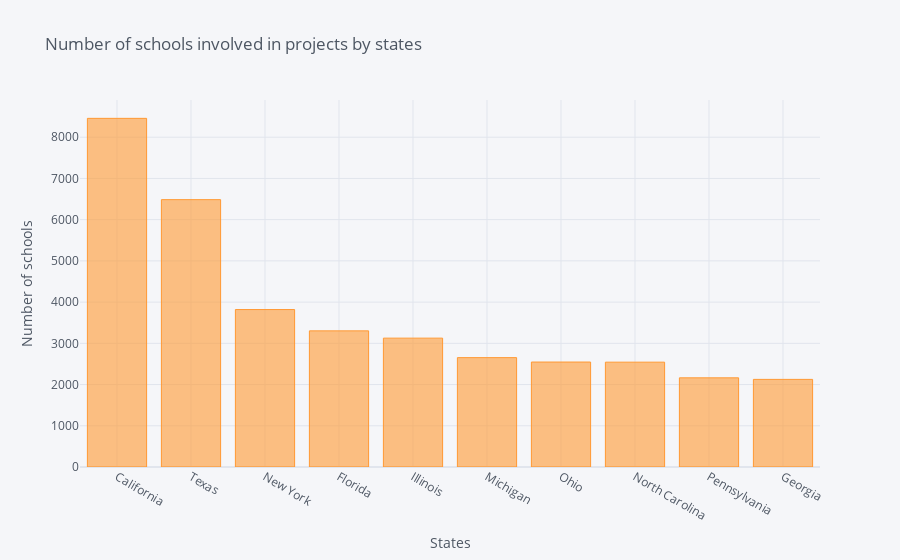

Here is the notebook cell this chart was saved with:
### Code cell
school_data.iplot(kind='bar' , xTitle='States' , yTitle='Number of schools' , title='Number of schools involved in projects by states')

### Figure 1 — Plotly figure (JSON) as saved in the notebook; plotly's stock layout.template omitted (floating-point values rounded to 4 significant figures)
{"data": [{"marker": {"color": "rgba(255, 153, 51, 0.6)", "line": {"color": "rgba(255, 153, 51, 1.0)", "width": 1}}, "name": "School State", "orientation": "v", "text": "", "type": "bar", "x": ["California", "Texas", "New York", "Florida", "Illinois", "Michigan", "Ohio", "North Carolina", "Pennsylvania", "Georgia"], "y": [8457, 6485, 3819, 3302, 3126, 2653, 2546, 2543, 2163, 2125]}], "layout": {"legend": {"bgcolor": "#F5F6F9", "font": {"color": "#4D5663"}}, "paper_bgcolor": "#F5F6F9", "plot_bgcolor": "#F5F6F9", "title": {"font": {"color": "#4D5663"}, "text": "Number of schools involved in projects by states"}, "xaxis": {"gridcolor": "#E1E5ED", "showgrid": true, "tickfont": {"color": "#4D5663"}, "title": {"font": {"color": "#4D5663"}, "text": "States"}, "zerolinecolor": "#E1E5ED", "type": "category", "range": [-0.5, 9.5], "autorange": true}, "yaxis": {"gridcolor": "#E1E5ED", "showgrid": true, "tickfont": {"color": "#4D5663"}, "title": {"font": {"color": "#4D5663"}, "text": "Number of schools"}, "zerolinecolor": "#E1E5ED", "type": "linear", "range": [0, 8902.0], "autorange": true}, "autosize": true}}
